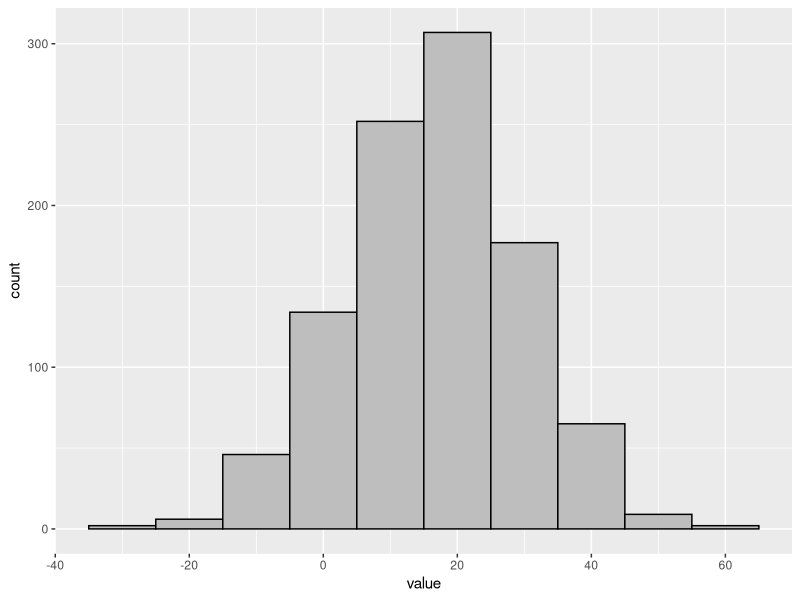
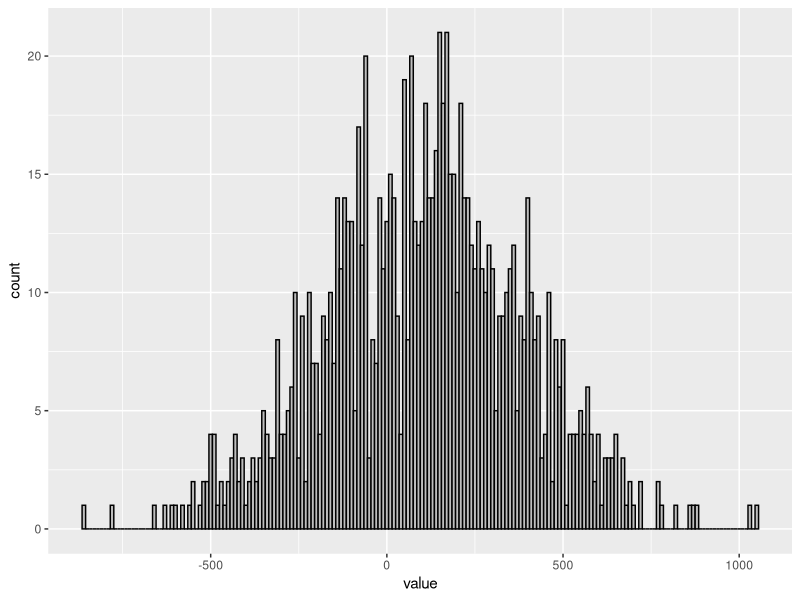

The R script that drew these images, in order:
## ---- chunk 1
#| label: setup
#| warning: false
#| message: false

library(tidyverse)

knitr::opts_chunk$set(echo = TRUE, warning=FALSE, message=FALSE)
## ---- chunk 2
railroad2<-read.csv("_data/railroad_2012_clean_county.csv")
railroad2

## ---- chunk 3
colnames(railroad2)

## ---- chunk 4
dim(railroad2)
## ---- chunk 5
pivot_wider(railroad2, names_from = state, values_from = total_employees)

## ---- chunk 6
summarize(railroad2, mean(total_employees), na.rm = TRUE)
## ---- chunk 7
summary(railroad2)
## ---- chunk 8
railroad2%>% 
  filter(total_employees <=50)%>%
  group_by(county)%>%
  summarize(total_employees)

## ---- chunk 9
railroad_l50<-railroad2%>%
  filter(total_employees<=50)
railroad_l50
## ---- chunk 10
railroad_l50%>%
  select(county, total_employees)%>%
  filter(total_employees<=50)%>%
  summarize(mean = mean(total_employees, na.rm = TRUE))

## ---- chunk 11
median(railroad_l50$total_employees)
## ---- chunk 12
summarize(railroad_l50, sd(total_employees))
## ---- chunk 13
summarize(railroad2, sd(total_employees))
## ---- chunk 14
set.seed(10000)
data<-tibble(value=rnorm(1000,15.66, 13.40))
ggplot(data, aes(x=value))+
  geom_histogram(binwidth = 10, col='black', fill='gray')
## ---- chunk 15
set.seed(10000)
data<-tibble(value=rnorm(1000,87.18,283.63))
ggplot(data, aes(x=value))+
  geom_histogram(binwidth = 10, col='black', fill='gray')
